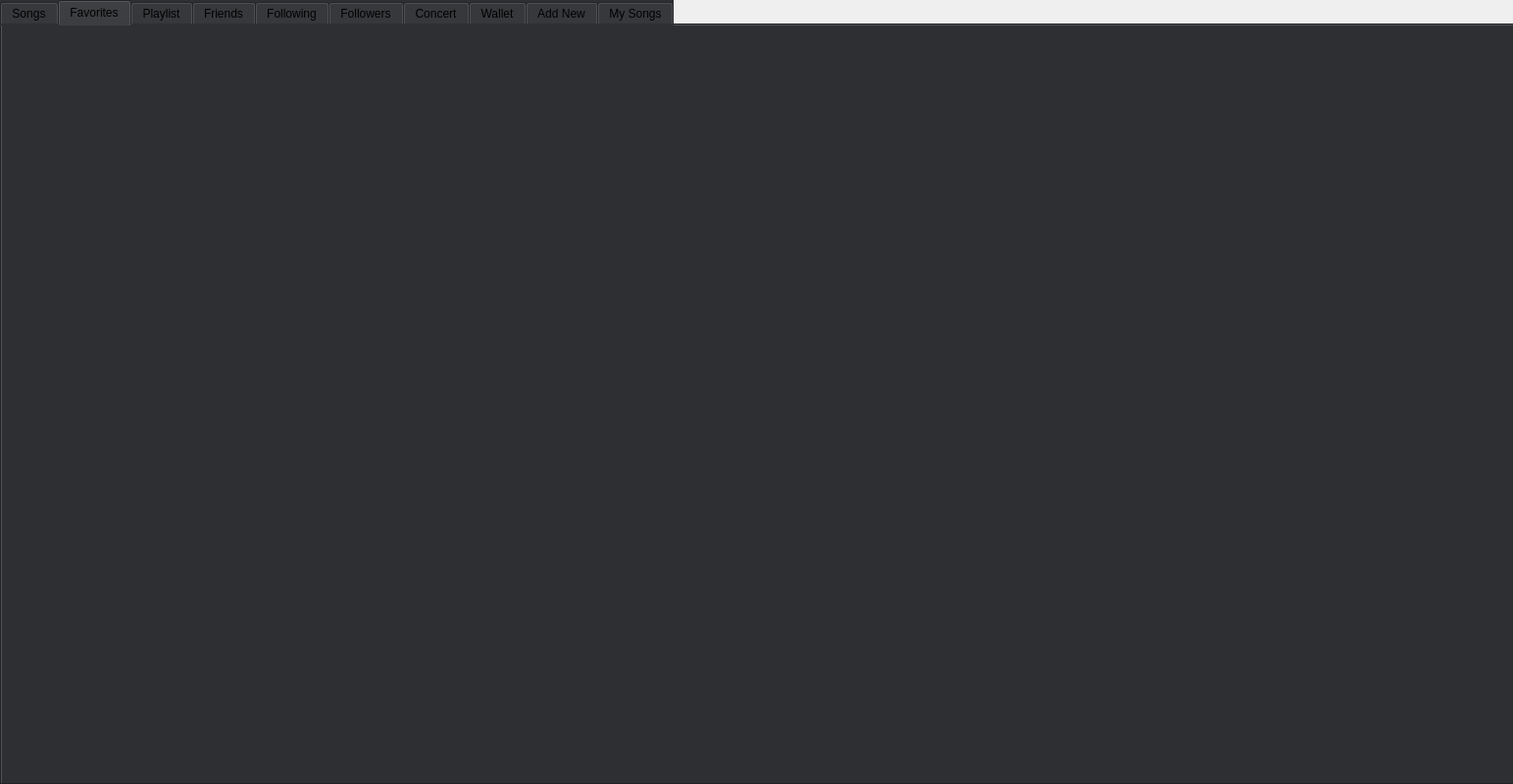
<?xml version="1.0" encoding="UTF-8"?>
<ui version="4.0">
 <class>Singer</class>
 <widget class="QWidget" name="Singer">
  <property name="geometry">
   <rect>
    <x>0</x>
    <y>0</y>
    <width>1543</width>
    <height>800</height>
   </rect>
  </property>
  <property name="windowTitle">
   <string>Form</string>
  </property>
  <widget class="QTabWidget" name="tabWidget">
   <property name="geometry">
    <rect>
     <x>0</x>
     <y>0</y>
     <width>1641</width>
     <height>801</height>
    </rect>
   </property>
   <property name="styleSheet">
    <string notr="true">background-color: rgb(46, 47, 51);</string>
   </property>
   <property name="currentIndex">
    <number>1</number>
   </property>
   <widget class="QWidget" name="songs_tab">
    <attribute name="title">
     <string>Songs</string>
    </attribute>
    <widget class="QScrollArea" name="scrollArea">
     <property name="geometry">
      <rect>
       <x>0</x>
       <y>0</y>
       <width>1531</width>
       <height>761</height>
      </rect>
     </property>
     <property name="styleSheet">
      <string notr="true">background-color: rgb(46, 47, 51);</string>
     </property>
     <property name="widgetResizable">
      <bool>true</bool>
     </property>
     <widget class="QWidget" name="scrollAreaWidgetContents">
      <property name="geometry">
       <rect>
        <x>0</x>
        <y>0</y>
        <width>1529</width>
        <height>759</height>
       </rect>
      </property>
     </widget>
    </widget>
   </widget>
   <widget class="QWidget" name="favorites_tab">
    <attribute name="title">
     <string>Favorites</string>
    </attribute>
   </widget>
   <widget class="QWidget" name="playlist_tab">
    <attribute name="title">
     <string>Playlist</string>
    </attribute>
   </widget>
   <widget class="QWidget" name="friens_tab">
    <attribute name="title">
     <string>Friends</string>
    </attribute>
   </widget>
   <widget class="QWidget" name="following_tab">
    <attribute name="title">
     <string>Following</string>
    </attribute>
   </widget>
   <widget class="QWidget" name="followers">
    <attribute name="title">
     <string>Followers</string>
    </attribute>
   </widget>
   <widget class="QWidget" name="concert_tab">
    <attribute name="title">
     <string>Concert</string>
    </attribute>
   </widget>
   <widget class="QWidget" name="wallet_tab">
    <attribute name="title">
     <string>Wallet</string>
    </attribute>
   </widget>
   <widget class="QWidget" name="tab">
    <attribute name="title">
     <string>Add New</string>
    </attribute>
   </widget>
   <widget class="QWidget" name="tab_2">
    <attribute name="title">
     <string>My Songs</string>
    </attribute>
   </widget>
  </widget>
 </widget>
 <resources/>
 <connections/>
</ui>
